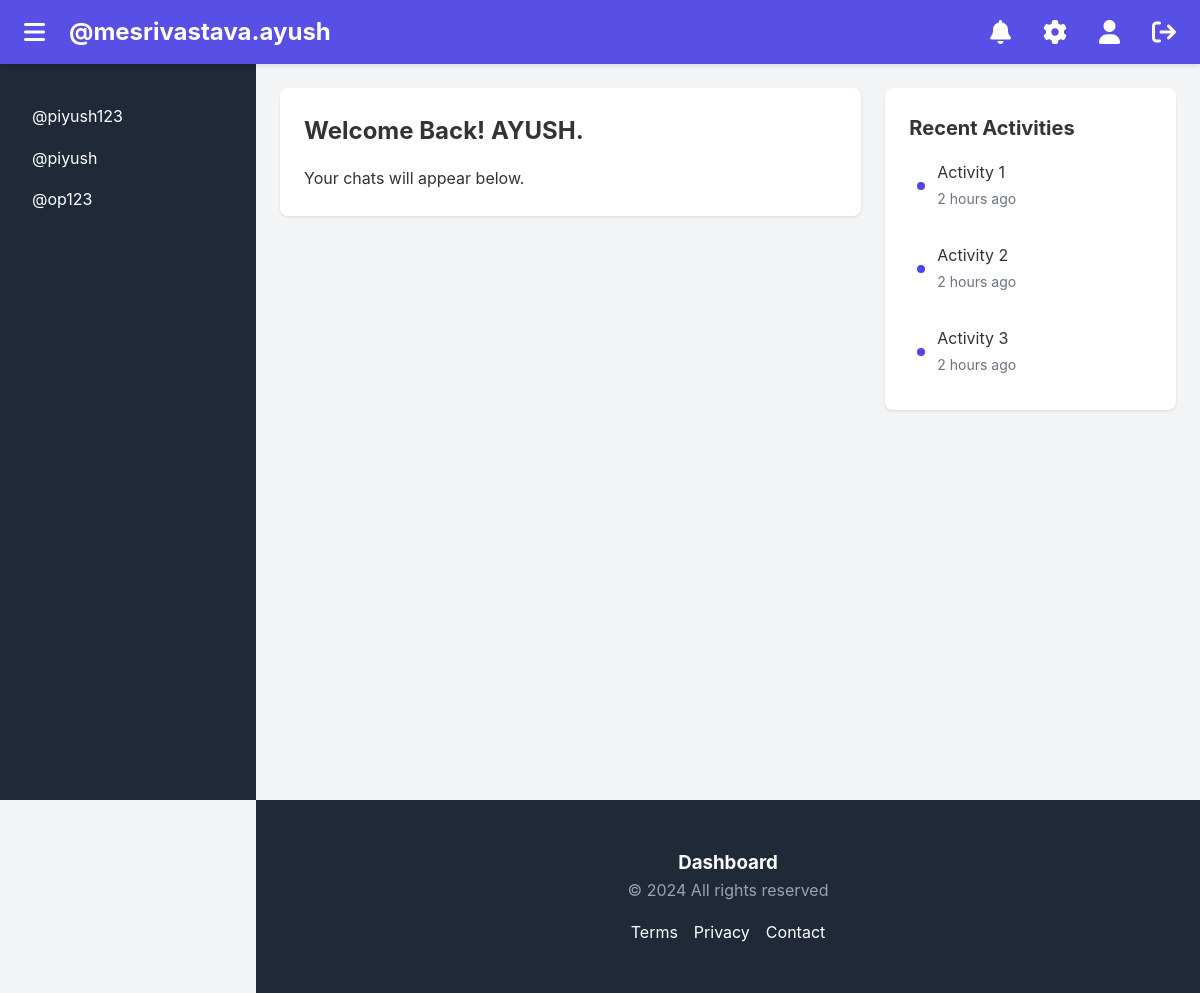
The app's page / (signed in) with its own data.
### server/models.py (models this page shows)
class CustomUser(AbstractBaseUser, PermissionsMixin):
    email = models.EmailField(unique=True)
    username=models.CharField(max_length=25)
    first_name = models.CharField(max_length=30)
    last_name = models.CharField(max_length=30)
    is_active = models.BooleanField(default=True)
    is_staff = models.BooleanField(default=False)
    date_joined = models.DateTimeField(auto_now_add=True)
    objects = CustomUserManager()
    USERNAME_FIELD = 'email'
    REQUIRED_FIELDS = ['username','first_name','last_name']
    def __str__(self):
        return self.email

### server/views.py (the view)
# urls.py: 2. Add a URL to urlpatterns:  path('', views.home, name='home')
@login_required(login_url="/login")
def home(request):
    users=CustomUser.objects.exclude(email=request.user.email)
    context = {'users':users}
    print(context)
    return render(request, "index.html", context)

### server/templates/index.html (shortened to what this page needs)
{% load static %}
<!DOCTYPE html>
<html lang="en">
<head>
    <link rel="stylesheet" href="{% static 'styles.css' %}">
    <link rel="stylesheet" href="https://cdnjs.cloudflare.com/ajax/libs/font-awesome/6.0.0-beta3/css/all.min.css">
</head>
<body>
    <nav class="navbar">
        <div class="navbar-content">
            <div class="nav-left">
                <button id="menuToggle" class="menu-button">
                <i class="fas fa-bars" style="font-size: 24px;"></i>
                </button>
                <h1>@{{request.user.username}}</h1>
            </div>
            <div class="nav-right">
                <button class="icon-button">
                    <i class="fas fa-bell" style="font-size: 24px;"></i>
                </button>
                <button class="icon-button">
                    <i class="fas fa-cog" style="font-size: 24px;"></i>
                </button>
                <button class="icon-button">
                    <i class="fas fa-user" style="font-size: 24px;"></i>
                </button>
                <button class="icon-button"href="{% url 'logout' %}">
                    <i class="fa fa-sign-out" style="font-size: 24px;"></i>
                </button>
            </div>
        </div>
    </nav>
    <div class="layout">
        <aside class="sidebar" id="sidebar">
            <nav class="sidebar-nav">
                {% for user in users %}
                    <a href="{% url 'chat' username=user.username %}" class="nav-item">@{{ user.username}}</a>
                {% endfor %}
            </nav>
        </aside>
        <main class="main-content" id="mainContent">
            <div class="container">
                <div class="grid">
                    <div class="main-area">
                        <div class="card">
                            <h2>Welcome Back! {{request.user.first_name}}.</h2>
                            <p>Your chats will appear below.</p>
                        </div>
                    </div>
                    <div class="right-panel">
                        <div class="sticky-content">
                            <div class="card">
                                <h3>Recent Activities</h3>
                                <div class="activity-list">
                                    <div class="activity-item">
                                        <div class="activity-dot"></div>
                                        <div class="activity-content">
                                            <p>Activity 1</p>
                                            <small>2 hours ago</small>
                                        </div>
                                    </div>
                                    <div class="activity-item">
                                        <div class="activity-dot"></div>
                                        <div class="activity-content">
                                            <p>Activity 2</p>
                                            <small>2 hours ago</small>
                                        </div>
                                    </div>
                                    <div class="activity-item">
                                        <div class="activity-dot"></div>
                                        <div class="activity-content">
                                            <p>Activity 3</p>
                                            <small>2 hours ago</small>
                                        </div>
                                    </div>
                                </div>
                            </div>
                        </div>
                    </div>
                </div>
            </div>
        </main>
    </div>
    <footer class="footer" id="footer">
        <div class="container">
            <div class="footer-content">
                <div class="footer-info">
                    <h3>Dashboard</h3>
                    <p>&copy; 2024 All rights reserved</p>
                </div>
                <div class="footer-links">
                    <a href="#">Terms</a>
                    <a href="#">Privacy</a>
                    <a href="#">Contact</a>
                </div>
            </div>
        </div>
    </footer>
</body>
</html>

### server/static/styles.css (style rules this page uses)
* { margin: 0; padding: 0; box-sizing: border-box; }
body { font-family: -apple-system, BlinkMacSystemFont, 'Segoe UI', Roboto, Oxygen, Ubuntu, Cantarell, sans-serif; line-height: 1.6; color: #333; background-color: #f3f4f6; }
.layout { min-height: 100vh; padding-top: 64px; display: flex; }
.container { max-width: 1200px; margin: 0 auto; padding: 1.5rem; }
.navbar { position: fixed; top: 0; left: 0; right: 0; height: 64px; background-color: #4f46e5; color: white; z-index: 9999; box-shadow: 0 2px 4px rgba(0, 0, 0, 0.1); backdrop-filter: blur(8px); background-color: rgba(79, 70, 229, 0.95); }
.navbar-content { max-width: 2000px; margin: 0 auto; height: 100%; display: flex; justify-content: space-between; align-items: center; padding: 0 1rem; }
.nav-left { display: flex; align-items: center; gap: 1rem; }
.nav-right { display: flex; align-items: center; gap: 1rem; }
.menu-button, .icon-button { background: none; border: none; color: white; cursor: pointer; padding: 0.5rem; border-radius: 0.5rem; transition: background-color 0.2s; }
.sidebar { position: fixed; top: 64px; left: 0; width: 256px; height: calc(100vh - 64px); background-color: #1f2937; color: white; transition: transform 0.3s ease; z-index: 40; overflow-y: auto; }
.sidebar-nav { padding: 2rem 1rem; }
.nav-item { display: block; padding: 0.5rem 1rem; color: white; text-decoration: none; border-radius: 0.375rem; transition: background-color 0.2s; }
.main-content { flex: 1; margin-left: 256px; transition: margin-left 0.3s ease; }
.grid { display: grid; grid-template-columns: 2fr 1fr; gap: 1.5rem; }
.card { background-color: white; border-radius: 0.5rem; padding: 1.5rem; box-shadow: 0 1px 3px rgba(0, 0, 0, 0.1); }
.card h2 { font-size: 1.5rem; font-weight: bold; margin-bottom: 1rem; }
.card h3 { font-size: 1.25rem; font-weight: bold; margin-bottom: 0.5rem; }
.activity-list { display: flex; flex-direction: column; gap: 1rem; }
.activity-item { display: flex; align-items: center; gap: 0.75rem; padding: 0.5rem; border-radius: 0.375rem; transition: background-color 0.2s; }
.activity-dot { width: 0.5rem; height: 0.5rem; background-color: #4f46e5; border-radius: 50%; }
.activity-content small { color: #6b7280; font-size: 0.875rem; }
.footer { background-color: #1f2937; color: white; padding: 1.5rem; margin-left: 256px; transition: margin-left 0.3s ease; }
.footer-content { display: flex; flex-direction: column; align-items: center; gap: 1rem; }
.footer-info { text-align: center; }
.footer-info p { color: #9ca3af; }
.footer-links { display: flex; gap: 1rem; }
.footer-links a { color: white; text-decoration: none; transition: color 0.2s; }

### records on screen
CustomUser: user.username "mesrivastava.ayush", user.first_name "AYUSH"
CustomUser: username "piyush123"
CustomUser: username "piyush"
CustomUser: username "op123"
